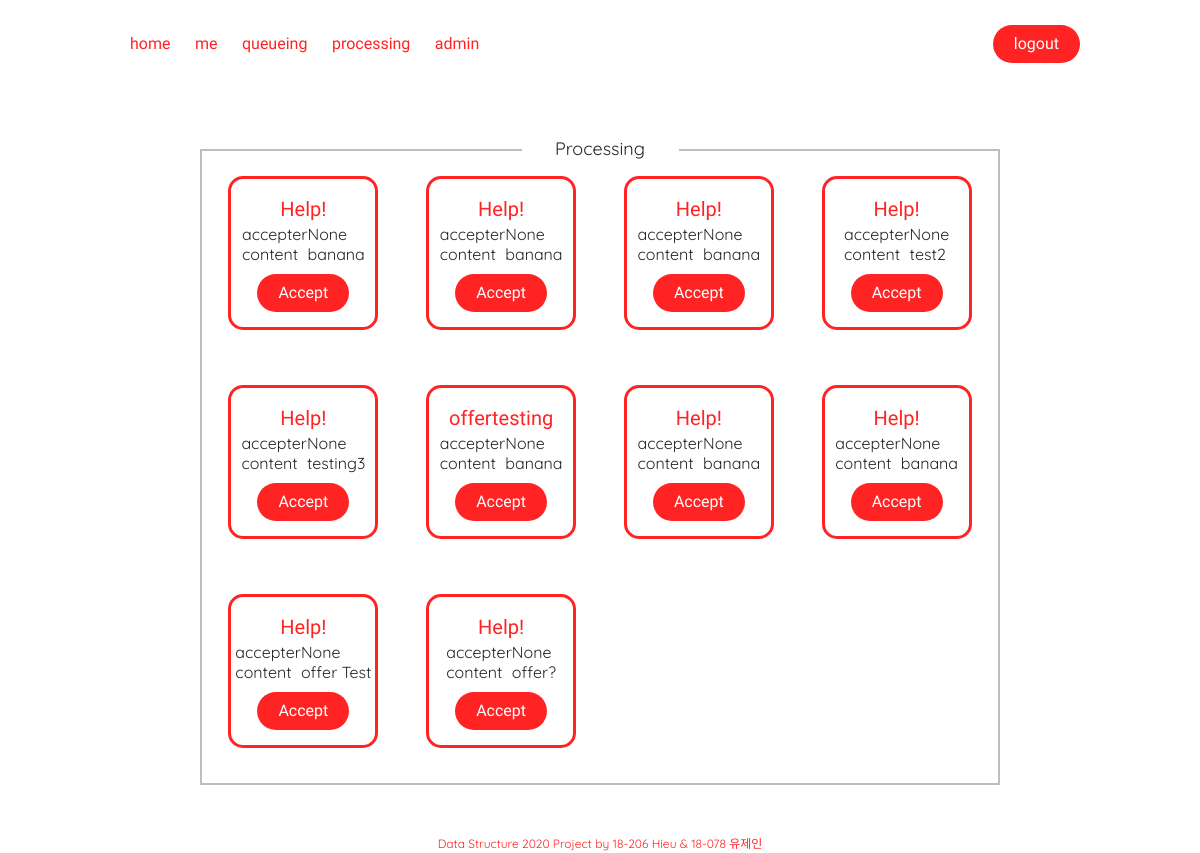
The app's page /processing (signed in), older data.
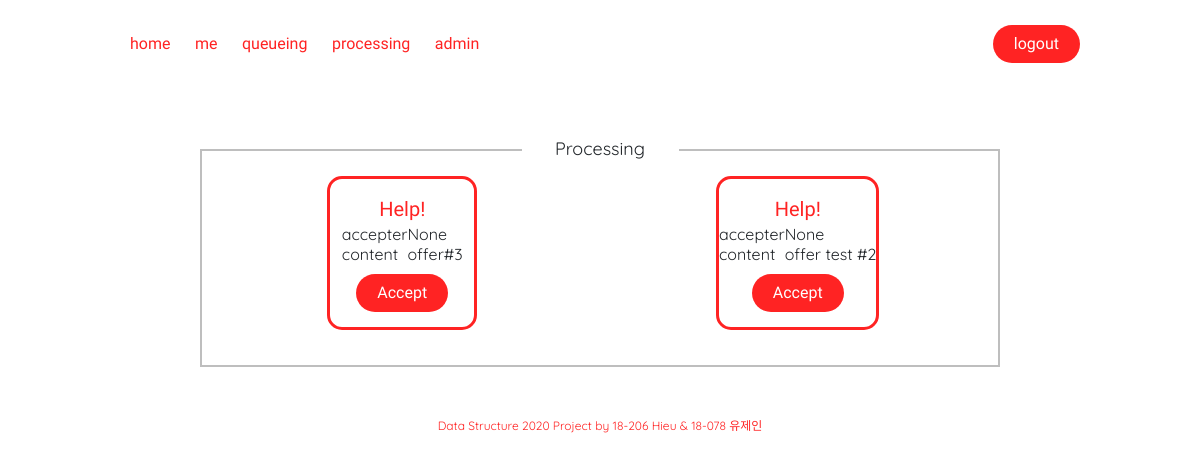
The same page, newer data.
### items/models.py (models this page shows, shortened)
class transaction(models.Model):
    class Status(models.IntegerChoices):
        PROCESSING  = 0
        SUCCESS     = 1
        FAILED      = 2
        IN_QUEUE    = 3
    class Method(models.IntegerChoices):
        REQUEST     = 0
        OFFER       = 1
    status              = models.IntegerField(default=3,choices=Status.choices,null=False)
    date_create         = models.DateTimeField(verbose_name='date created', auto_now_add=True)
    date_update         = models.DateTimeField(verbose_name='date update', auto_now=True)
    tags                = TaggableManager()
    author              = models.CharField(max_length=100, null=False)
    accepter            = models.CharField(default='None', max_length=100, null=False)
    title               = models.CharField(max_length=60, null=False)
    content             = models.CharField(max_length=100, null=False)
    details             = models.TextField(blank=True, null=True)
    method              = models.IntegerField(default=0,choices=Method.choices,null=False)

### users/views.py (the view, shortened to what this page needs)
# urls.py: path('processing', Processing_page, name='processing'),
def Processing_page(request,proid=None):
    stuid = request.user.student_id
    trans_au = transaction.objects.filter(status=0,author=stuid)
    trans_ac = transaction.objects.filter(status=0,accepter=stuid)
    context = {
        "transau" : trans_au,
        "transac" : trans_ac,
    }
    return render(request, "pages/processing.html", context)

### templates/pages/processing.html (shortened to what this page needs)
{% extends 'base.html' %}
{% block content %}
<p id="history-header">Processing</p>
<div id="history-container">
    {% if transau|length > 0 or transac|length > 0 %}
        {% for tran in transau %}
            {% include 'items/p-preview.html' %}
        {% endfor %}
    {% else %}
        <h1 id='content-text'>404 Nothing in process~</h1>
    {% endif  %}
</div>
{% endblock %}

### templates/items/p-preview.html (shortened to what this page needs)
<div class='p-preview'>
    <a href="{% url 'item' tran.id %}">{{tran.title}}</a>
    <table>
        <tr>
            <td>accepter</td>
            <td>{{tran.accepter}}</td>
        </tr>
        <tr>
            <td>content</td>
            <td>{{ tran.content }}</td>
        </tr>
    </table>
    {% if tran.author == user.student_id %}
    <div class='p-pr-button'>
        <form action="{% url 'pro_ac' tran.pk %}" method=POST>
            <button class='p-button' type="submit">Accept</button>
        </form>
    </div>
    {%endif%}
</div>

Row changes from the older to the newer data that the page shows:
no longer on this page (row edited): transaction: title "Help!", accepter "None", content "banana", author "Accept"
no longer on this page (row edited): transaction: title "Help!", accepter "None", content "banana", author "Accept"
no longer on this page (row edited): transaction: title "Help!", accepter "None", content "banana", author "Accept"
no longer on this page (row edited): transaction: title "Help!", accepter "None", content "test2", author "Accept"
no longer on this page (row edited): transaction: title "Help!", accepter "None", content "testing3", author "Accept"
no longer on this page (row edited): transaction: title "offertesting", accepter "None", content "banana", author "Accept"
no longer on this page (row edited): transaction: title "Help!", accepter "None", content "banana", author "Accept"
no longer on this page (row edited): transaction: title "Help!", accepter "None", content "banana", author "Accept"
no longer on this page (row edited): transaction: title "Help!", accepter "None", content "offer Test", author "Accept"
no longer on this page (row edited): transaction: title "Help!", accepter "None", content "offer?", author "Accept"
now on this page (row edited): transaction: title "Help!", accepter "None", content "offer#3", author "Accept"
now on this page (row edited): transaction: title "Help!", accepter "None", content "offer test #2", author "Accept"
